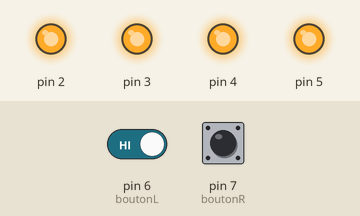
Bench run of a sketch on a simulated Arduino Uno, built with avr-gcc and run on an emulated ATmega328P. Parts: output pins drawn as LEDs (lit = HIGH). Inputs (shaded band) come from the test bench; at power-on: pin 6 (boutonL) HIGH, pin 7 (boutonR) HIGH. Random numbers use the default seed unless the sketch sets one; what the sketch prints to the serial monitor is not drawn.

Above: at 1.2 s.
1.3 s: pin 6 (boutonL) driven LOW
At 2.2 s:
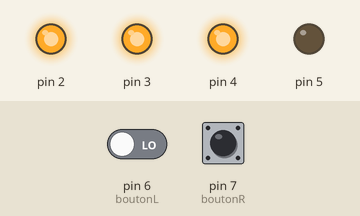
2.8 s: pin 6 (boutonL) driven HIGH
At 3.4 s:
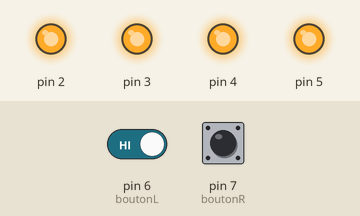
Timing chart, 0 to 5.8 s (numbered marks = the images above; inputs shaded):
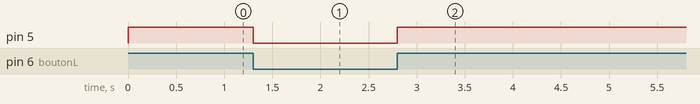

Measured:
- after the input at 1.3 s, pin 5: HIGH → LOW at once
- after the input at 2.8 s, pin 5: LOW → HIGH at once

The sketch:

Projet_Enigme_5.ino
```cpp
int nombre=random(1,16); //Nombre à trouver entre 1 et 15 compris (correspond à la valeur max sur 4 bits)
int boutonL=6; //Bouton pour activer les lumières (il faut rester appuyé)
int boutonR=7; //Bouton de réponse
int compteur=0; //Compte le nombre de fois appuyé sur le bouton réponse
int valBouton=0; //Valeur boutonL
int valBoutonR=0; //Valeur boutonR
int reussi=0; //Est-ce que l'énigme est réussie ?
int binaire[4]; //Stockage du nombre à trouver en binaire

void setup() {
  pinMode(2,OUTPUT);
  pinMode(3,OUTPUT);
  pinMode(4,OUTPUT);
  pinMode(5,OUTPUT);
  pinMode(6,INPUT);
  pinMode(7,INPUT);
  Serial.begin(9600);
  for(int i=0; i < 4; i++) { //Remplissage de la liste binaire avec le code binaire correspondant au nombre à trouver
    binaire[i]=bitRead(nombre,i);
    Serial.println(bitRead(nombre,i));
  }
  for (int n=2; n < 6; n++) { //Initialisation de toutes les leds éteintes
    digitalWrite(n,HIGH);
  }
}

void loop() {
  valBouton=digitalRead(boutonL); //Si on appuye sur le bouton des lumières, elles s'allument
  if(valBouton == LOW) {
    for(int j=0; j < 4; j++) {
      if(binaire[j] == 1) {
        digitalWrite(j+2,LOW);
      }
    }
  }
  else { //Sinon elles s'éteignent
    for(int j=0; j < 4; j++) {
      if(binaire[j] == 1) {
        digitalWrite(j+2,HIGH);
      }
    }
    compteur=0; //Pour recommencer si on se trompe de réponse
  }
  valBoutonR=digitalRead(boutonR);
  if (valBoutonR == LOW) {
      compteur +=1;
      // Bruit sonore pour confirmer la prise en compte à ajouter
      Serial.println(compteur); //test
      delay(1000);
  }
  if (compteur == nombre) {
      reussi=1; //Passage à l'autre énigme
      //Victoire
      Serial.println("reussi");
  }
}
```
